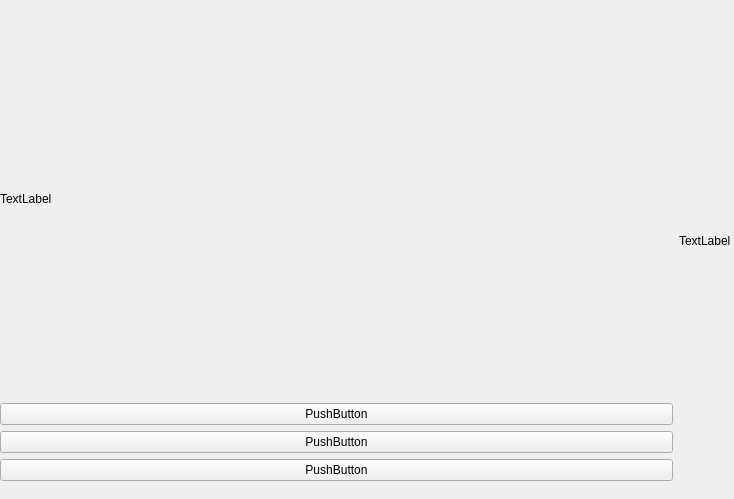
<?xml version="1.0" encoding="UTF-8"?>
<ui version="4.0">
 <class>Form</class>
 <widget class="QWidget" name="Form">
  <property name="geometry">
   <rect>
    <x>0</x>
    <y>0</y>
    <width>734</width>
    <height>499</height>
   </rect>
  </property>
  <property name="windowTitle">
   <string>Form</string>
  </property>
  <widget class="QWidget" name="horizontalLayoutWidget">
   <property name="geometry">
    <rect>
     <x>0</x>
     <y>0</y>
     <width>731</width>
     <height>481</height>
    </rect>
   </property>
   <layout class="QHBoxLayout" name="horizontalLayout">
    <item>
     <layout class="QVBoxLayout" name="verticalLayout">
      <item>
       <widget class="QLabel" name="label">
        <property name="text">
         <string>TextLabel</string>
        </property>
       </widget>
      </item>
      <item>
       <widget class="QPushButton" name="pushButton_3">
        <property name="text">
         <string>PushButton</string>
        </property>
       </widget>
      </item>
      <item>
       <widget class="QPushButton" name="pushButton_2">
        <property name="text">
         <string>PushButton</string>
        </property>
       </widget>
      </item>
      <item>
       <widget class="QPushButton" name="pushButton">
        <property name="text">
         <string>PushButton</string>
        </property>
       </widget>
      </item>
     </layout>
    </item>
    <item>
     <layout class="QVBoxLayout" name="verticalLayout_4">
      <item>
       <widget class="QLabel" name="label_2">
        <property name="text">
         <string>TextLabel</string>
        </property>
       </widget>
      </item>
      <item>
       <layout class="QGridLayout" name="gridLayout"/>
      </item>
     </layout>
    </item>
   </layout>
  </widget>
  <widget class="QTextEdit" name="textEdit">
   <property name="geometry">
    <rect>
     <x>460</x>
     <y>570</y>
     <width>401</width>
     <height>51</height>
    </rect>
   </property>
  </widget>
 </widget>
 <resources/>
 <connections/>
</ui>
